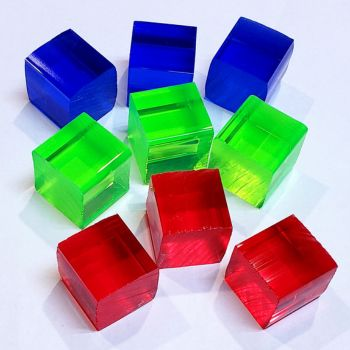
#> input picture RGB-cubes.jpg, 350 x 350 px
$ python 1-separate-cube.py
#> lines starting #> are read from the running program, lines starting #| are printed output that depends on the picture; after the words box and inside, x2 and y2 are one past the last pixel; in counts of white or black regions, pixels touching at a corner belong together
import cv2
import numpy as np

# Load the image
image = cv2.imread('RGB-cubes.jpg')
#> image is the input picture: shape (350, 350, 3); mean B, G, R 160.1, 158.1, 154.9

# Convert the image to HSV (Hue, Saturation, Value) color space
hsv = cv2.cvtColor(image, cv2.COLOR_BGR2HSV)
#> hsv: shape (350, 350, 3); mean H, S, V 107, 125.6, 218.2

min_s = 110
max_s = 255
min_v = 0
max_v = 255

# Define the range of colors to detect for red, green, and blue
lower_red1 = np.array([0, min_s, min_v])
upper_red1 = np.array([20, max_s, max_v])
lower_red2 = np.array([160, min_s, min_v])
upper_red2 = np.array([180, max_s, max_v])

lower_green = np.array([40, min_s, min_v])
upper_green = np.array([90, max_s, max_v])

lower_blue = np.array([100, min_s, min_v])
upper_blue = np.array([140, max_s, max_v])

# Create masks for each color
mask_red1 = cv2.inRange(hsv, lower_red1, upper_red1)
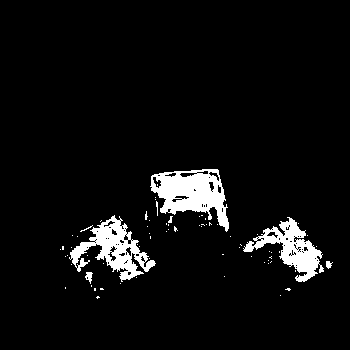
#> mask_red1: shape (350, 350); 5.6% white; 72 white regions (65 under 20 px), largest, box (x1, y1, x2, y2) and area: (150, 169, 229, 232) 2603, (69, 215, 156, 282) 2138, (243, 217, 324, 282) 1854
mask_red2 = cv2.inRange(hsv, lower_red2, upper_red2)
#> mask_red2: shape (350, 350); 12.7% white; 68 white regions (51 under 20 px), largest, box (x1, y1, x2, y2) and area: (57, 192, 232, 331) 9352, (224, 215, 337, 329) 5319, (303, 285, 324, 301) 98
mask_red = cv2.bitwise_or(mask_red1, mask_red2)  # Combine both red ranges
#> mask_red: shape (350, 350); 18.3% white; 8 white regions (5 under 20 px), largest, box (x1, y1, x2, y2) and area: (57, 169, 232, 331) 14884, (224, 215, 337, 329) 7436, (303, 285, 324, 301) 98

mask_green = cv2.inRange(hsv, lower_green, upper_green)
#> mask_green: shape (350, 350); 16.9% white; 6 white regions (5 under 20 px), largest, box (x1, y1, x2, y2) and area: (32, 82, 308, 229) 20643
mask_blue = cv2.inRange(hsv, lower_blue, upper_blue)
#> mask_blue: shape (350, 350); 13% white; 3 white regions, box (x1, y1, x2, y2) and area: (25, 29, 118, 129) 6360, (203, 17, 294, 113) 5348, (125, 21, 197, 108) 4242

# Create the corresponding color-separated images
red_image = cv2.bitwise_and(image, image, mask=mask_red)
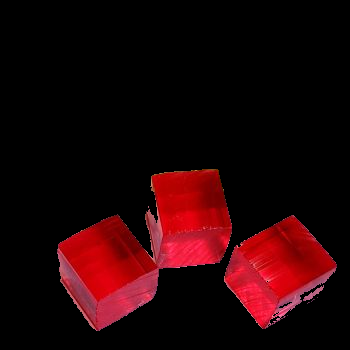
#> red_image: shape (350, 350, 3); mean B, G, R 6.1, 3.9, 33.7
green_image = cv2.bitwise_and(image, image, mask=mask_green)
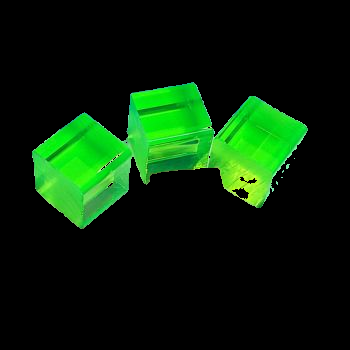
#> green_image: shape (350, 350, 3); mean B, G, R 7.1, 35.9, 6.7
blue_image = cv2.bitwise_and(image, image, mask=mask_blue)
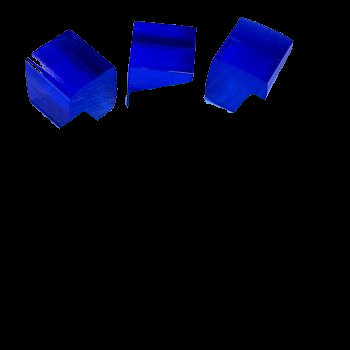
#> blue_image: shape (350, 350, 3); mean B, G, R 22.9, 2.7, 1.2

# Concatenate images to create a 2x2 grid
# First, combine the original and the red image horizontally
top_row = cv2.hconcat([image, red_image])
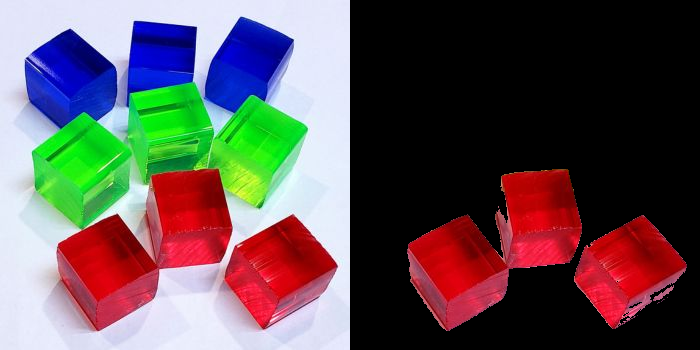
#> top_row: shape (350, 700, 3); mean B, G, R 83.1, 81, 94.3

# Then, combine the green and blue images horizontally
bottom_row = cv2.hconcat([green_image, blue_image])
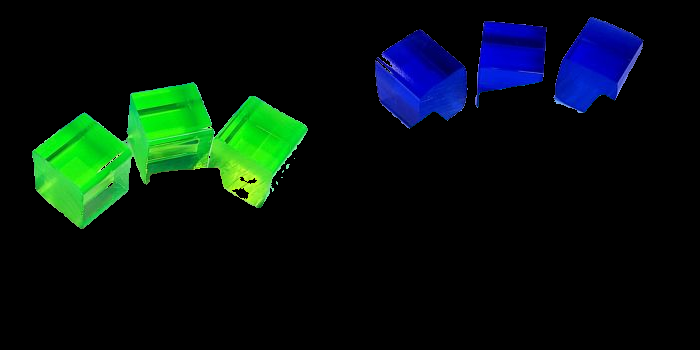
#> bottom_row: shape (350, 700, 3); mean B, G, R 15, 19.3, 4

# Now combine the top and bottom rows vertically
combined_image = cv2.vconcat([top_row, bottom_row])
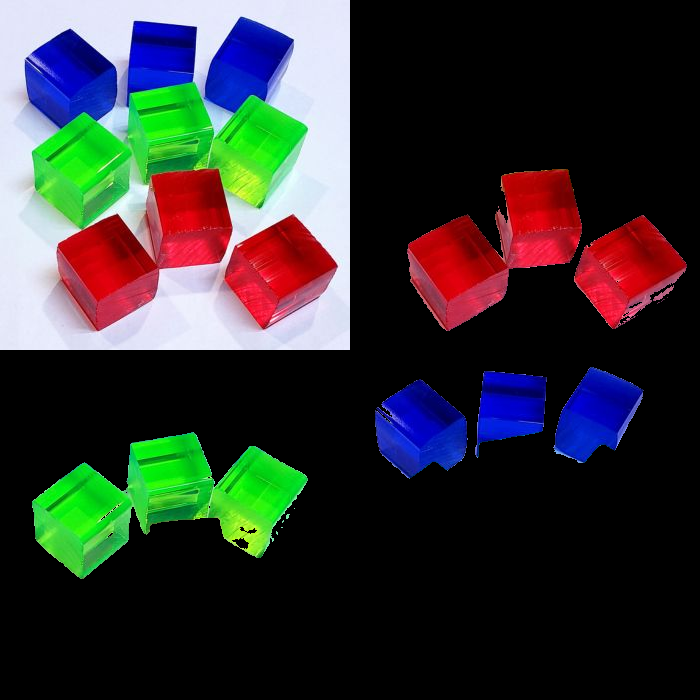
#> combined_image: shape (700, 700, 3); mean B, G, R 49.1, 50.2, 49.1

# Show the combined image with all four images in a 2x2 grid
cv2.imshow('2x2 Grid of Images', combined_image)
cv2.imwrite('segmented-cubes.jpg', combined_image)


# Press any key to close the window
cv2.waitKey(0)
cv2.destroyAllWindows()

$ run again, with document-to-scan.jpg copied over RGB-cubes.jpg
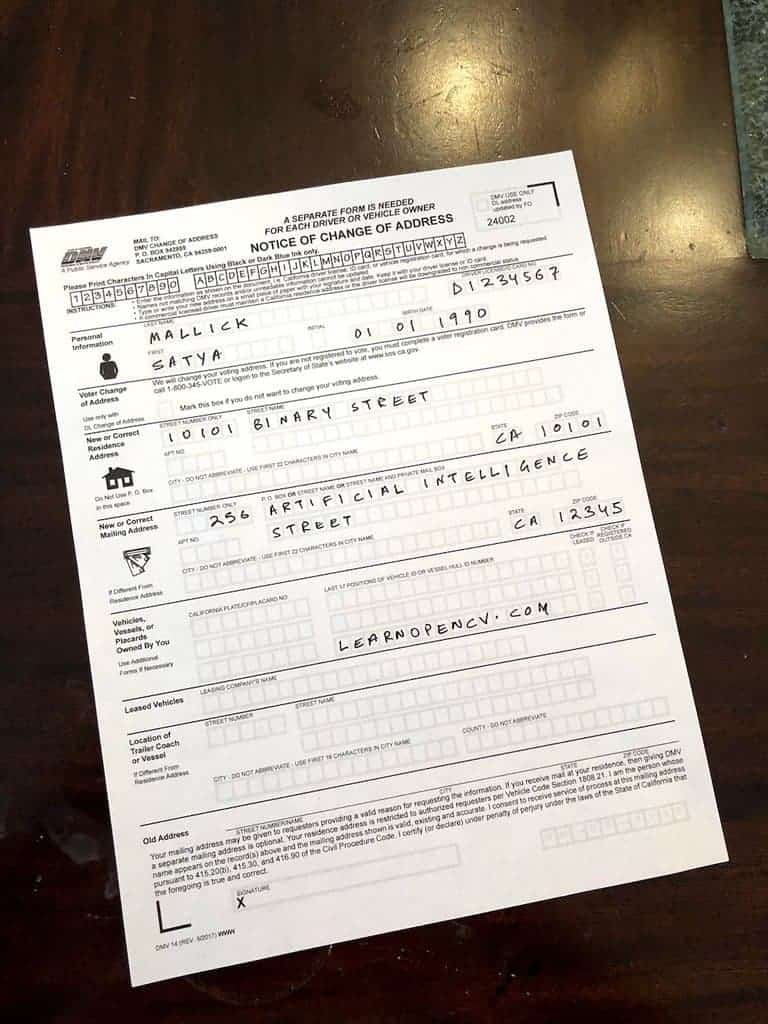
#> input picture document-to-scan.jpg, 768 x 1024 px
#> image is the input picture: shape (1024, 768, 3); mean B, G, R 136, 144.3, 154.9
#> hsv: shape (1024, 768, 3); mean H, S, V 19.3, 72, 155
#> `mask_red1 = cv2.inRange(hsv, lower_red1, upper_red1)`:
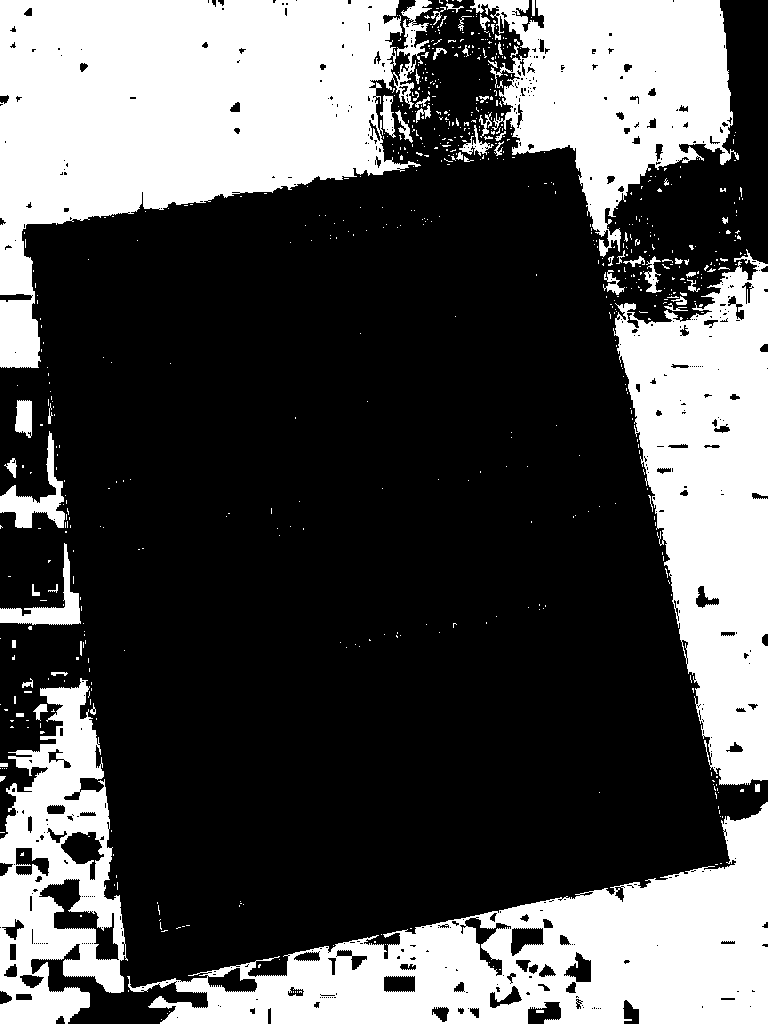
#> mask_red1: shape (1024, 768); 33.1% white; 679 white regions (612 under 20 px), largest, box (x1, y1, x2, y2) and area: (0, 0, 432, 368) 82918, (127, 802, 768, 1024) 58409, (613, 249, 768, 785) 49481
#> mask_red2: shape (1024, 768); 2.1% white; 187 white regions (119 under 20 px), largest, box (x1, y1, x2, y2) and area: (31, 944, 208, 1024) 4741, (39, 879, 119, 960) 2099, (208, 968, 257, 992) 668
#> mask_red: shape (1024, 768); 35.3% white; 669 white regions (602 under 20 px), largest, box (x1, y1, x2, y2) and area: (0, 678, 768, 1024) 98696, (0, 0, 432, 368) 83014, (613, 249, 768, 785) 49578
#> mask_green: shape (1024, 768); 0.01% white; 12 white regions (11 under 20 px), largest, box (x1, y1, x2, y2) and area: (529, 964, 538, 974) 56
#> mask_blue: shape (1024, 768); every value is 0
#> blue_image: shape (1024, 768, 3); every value is 0
#> `combined_image = cv2.vconcat([top_row, bottom_row])`:
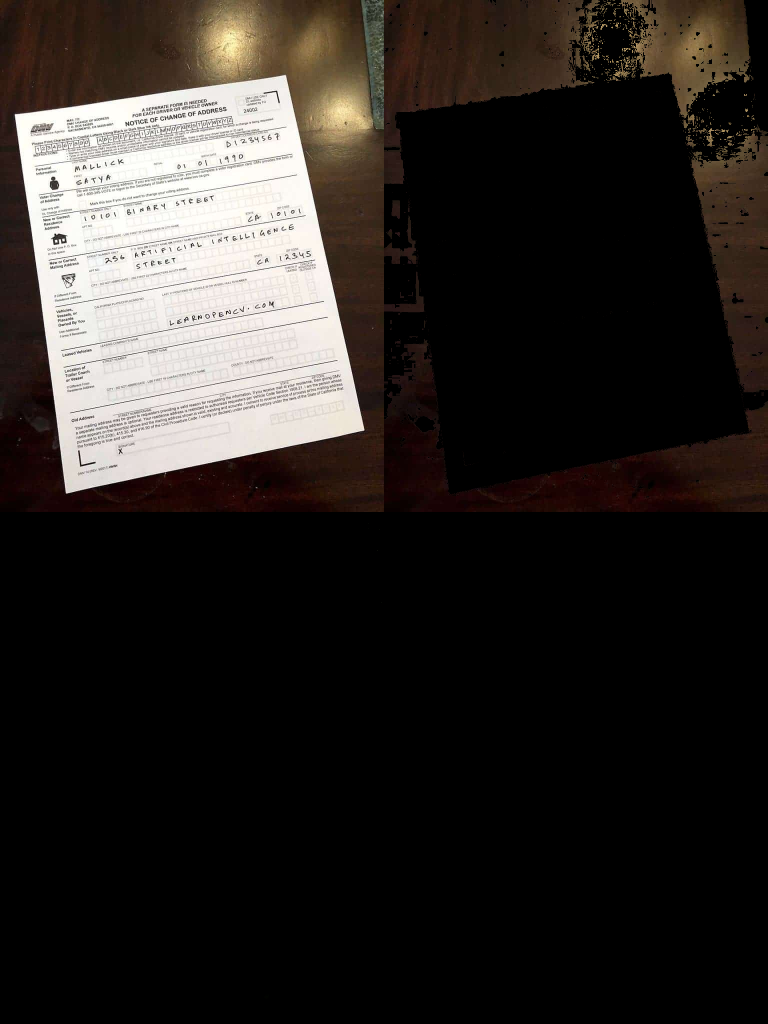
#> combined_image: shape (2048, 1536, 3) (shown at 1/2 size); mean B, G, R 35.9, 39, 43.4
